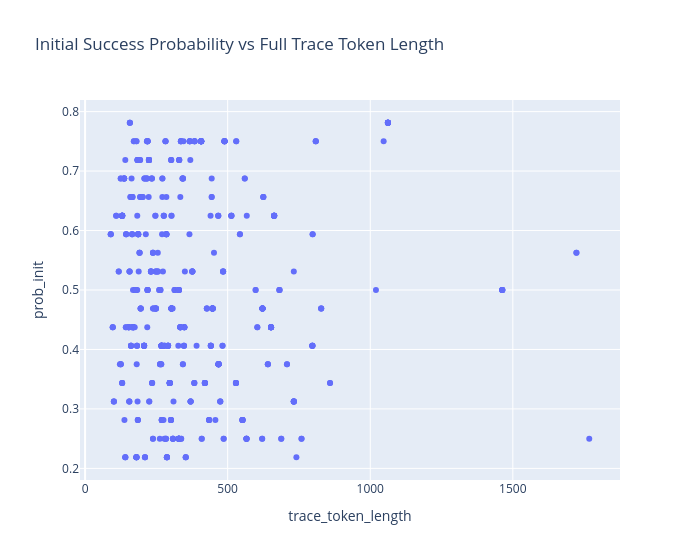

Notebook code for this chart:
### Code cell
# Check if longer traces correlate with lower initial success probability
fig = px.scatter(df,
                 x='trace_token_length' ,
                 y='prob_init',
                 hover_data=['sample_id', 'prob_before', 'prob_after'],
                 title='Initial Success Probability vs Full Trace Token Length'
                 )
fig.update_layout(width=700)
fig.show()

### Figure 1 — Plotly figure (JSON) as saved in the notebook; plotly's stock layout.template omitted (floating-point values rounded to 4 significant figures; data arrays with more than 128 entries replaced by an {"elided": "..."} marker saying what was removed)
{"data": [{"customdata": {"elided": "605x3 mixed values"}, "hovertemplate": "trace_token_length=%{x}<br>prob_init=%{y}<br>sample_id=%{customdata[0]}<br>prob_before=%{customdata[1]}<br>prob_after=%{customdata[2]}<extra></extra>", "legendgroup": "", "marker": {"color": "#636efa", "symbol": "circle"}, "mode": "markers", "name": "", "orientation": "v", "showlegend": false, "type": "scatter", "x": {"elided": "605 int values"}, "xaxis": "x", "y": {"elided": "605 float values"}, "yaxis": "y"}], "layout": {"legend": {"tracegroupgap": 0}, "title": {"text": "Initial Success Probability vs Full Trace Token Length"}, "width": 700, "xaxis": {"anchor": "y", "domain": [0, 1], "title": {"text": "trace_token_length"}}, "yaxis": {"anchor": "x", "domain": [0, 1], "title": {"text": "prob_init"}}}}
